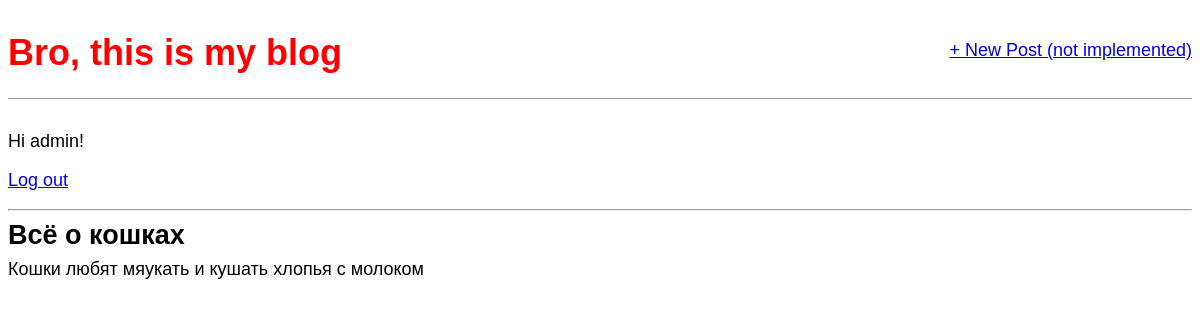
The app's page /post/1/ (signed in) with its own data.
### AdminUser/apps/blog/models.py (models this page shows, shortened)
class Post(models.Model):
    title = models.CharField(verbose_name='Заголовок', max_length=200)
    author = models.ForeignKey('auth.User', verbose_name='Автор', on_delete=models.CASCADE,)
    body = models.TextField(verbose_name='Содержание')
    class Meta:
        verbose_name = 'Пост'
        verbose_name_plural = 'Посты'

### AdminUser/apps/blog/views.py (the view)
# urls.py: path('post/<int:pk>/', BlogDetailView.as_view(), name='post'),
class BlogDetailView(DetailView):
    model = Post
    template_name = 'main/post.html'

### AdminUser/templates/main/post.html
{% extends 'main/base.html' %}
{% block content %}
  <div class="post-entry">
    <h2>{{ post.title }}</h2>
    <p>{{ post.body }}</p>
  </div>
{% endblock content %}

### AdminUser/templates/main/base.html (shortened to what this page needs)
{% load static %}
<html>
  <head>
    <link href="{% static 'main/css/base.css' %}" rel="stylesheet">
  </head>
  <body>
    <div>
      <header>
        <div class="nav-left">
          <h1><a href="{% url 'home' %}">Bro, this is my blog</a></h1>
        </div>
        <div class="nav-right">
          <a href="{% url 'home' %}">+ New Post (not implemented)</a>
        </div>
      </header>
      {% if user.is_authenticated %}
        <p>Hi {{ user.username }}!</p>
        <p><a href="{% url 'logout' %}">Log out</a></p>
      {% else %}
        <p>You are not logged in.</p>
        <a>You can </a>
        <a href="{% url 'login' %}">Log In</a>
        <a> or </a>
        <a href="{% url 'signup' %}">Sign Up</a>
      {% endif %}
         <hr />
    {% block content %}
    {% endblock content %}
    </div>
  </body>
</html>

### AdminUser/static/main/css/base.css (style rules this page uses)
body { font-family: 'Source Sans Pro', sans-serif; font-size: 18px; }
header { border-bottom: 1px solid #999; margin-bottom: 2rem; display: flex; }
header h1 a { color: red; text-decoration: none; }
.nav-left { margin-right: auto; }
.nav-right { display: flex; padding-top: 2rem; }
.post-entry { margin-bottom: 2rem; }
.post-entry h2 { margin: 0.5rem 0; }
.post-entry p { margin: 0; font-weight: 400; }

### records on screen
Post: title "Всё о кошках", body "Кошки любят мяукать и кушать хлопья с молоком"

### other values on screen
{{ user.username }} "admin"
